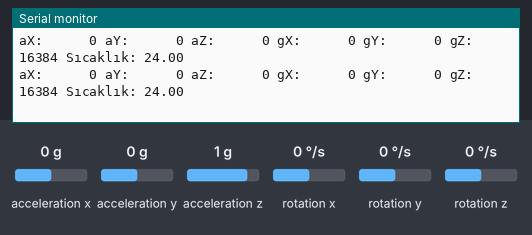
Recording of a sketch running on a simulated Arduino Uno, built with avr-gcc and run on an emulated ATmega328P. Shown: the last lines printed to the serial monitor. Wiring (inferred from the names in the program): MPU-6050 motion sensor at I2C address 0x68. Inputs (shaded band) come from the test bench; at power-on: acceleration x 0 g, acceleration y 0 g, acceleration z 1 g, rotation x 0 °/s, rotation y 0 °/s, rotation z 0 °/s.

Above: at 1.8 s.
1.9 s: acceleration x set to -1.4 g
At 2.9 s:
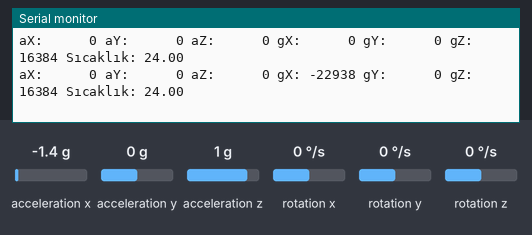
4.5 s: acceleration y set to -1.4 g
At 5.9 s:
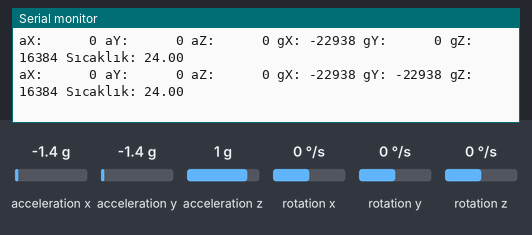
7.6 s: acceleration z set to -1.4 g
At 9.0 s:
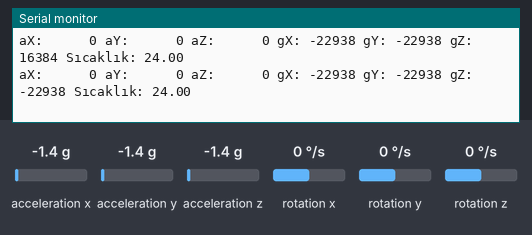
10.7 s: rotation x set to -192 °/s
At 11.8 s:
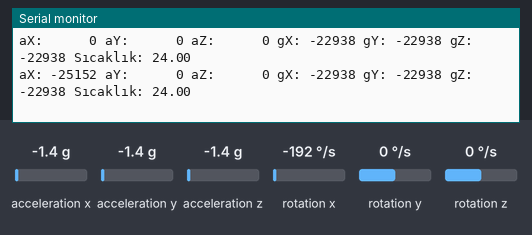
13.7 s: rotation y set to -192 °/s
At 15.1 s:
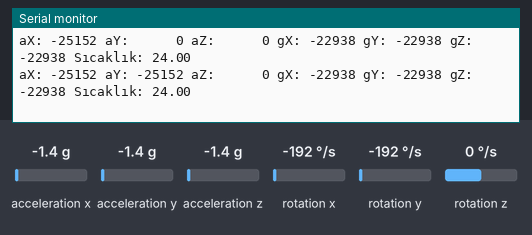
16.8 s: rotation z set to -192 °/s
At 17.8 s:
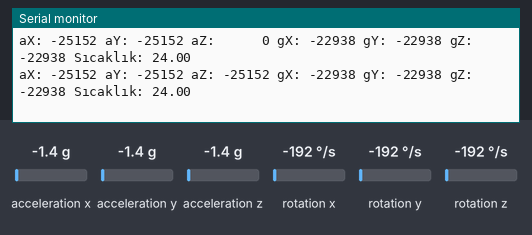

The sketch:

gyroscope_accelometer.ino
```cpp
// Bu kütüphane I2C Haberleşmesine izin veriyor.
#include <Wire.h>

// MPU-6050'nin I2C adresi
const int MPU_ADDR = 0x68;
// AD0 pini;
// I2C adresi LOW ve HIGH durumuna göre değişir
// LOW ---- > 0X68 HIGH ----> 0X69


// İvmeölçer için değişken raw datası
int16_t accelerometer_x, accelerometer_y, accelerometer_z;

// Jiroskop için değişken raw datası
int16_t gyro_x, gyro_y, gyro_z;

// Sıcaklık için değişken datası
int16_t temperature;

char tmp_str[7]; // temporary variable used in convert function

// 16 bitlik int tipindeki değişkeni string olarak döndüren fonksiyon
char* convert_int16_to_str(int16_t i)
{
  sprintf(tmp_str, "%6d", i);
  return tmp_str;
}
void setup() {
  Serial.begin(9600);
  Wire.begin();
  // I2C slave cihazına aktarım başlar (GY-521 board)
  Wire.beginTransmission(MPU_ADDR);
  // PWR_MGMT_1 register
  Wire.write(0x6B);
  // 0 olarak set eder MPU-6050'yi uyandırır
  Wire.write(0);
  Wire.endTransmission(true);
}

void loop() {
  Wire.beginTransmission(MPU_ADDR);
  Wire.write(0x3B);
  Wire.endTransmission(false);
  // 7*2 = 14 registar'a istek yapılır
  Wire.requestFrom(MPU_ADDR, 7*2, true);

  // "Wire.read() << 8 | Wire.read();"
  // Anlamı 2 register aynı değişkende okuma ve depolama yapılır

  // Registerlar okunur: 0x3B (ACCEL_XOUT_H) ve 0x3C (ACCEL_XOUT_L)
  accelerometer_x = Wire.read()<<8 | Wire.read();
  // Registerlar okunur: 0x3D (ACCEL_YOUT_H) ve 0x3E (ACCEL_YOUT_L)
  accelerometer_y = Wire.read()<<8 | Wire.read();
  // Registerlar okunur: 0x3F(ACCEL_ZOUT_H) ve 0x40 (ACCEL_ZOUT_L)
  accelerometer_z = Wire.read()<<8 | Wire.read();

  // Registerlar okunur: 0x41 (TEMP_OUT_H) ve 0x42 (TEMP_OUT_L)
  temperature = Wire.read()<<8 | Wire.read();

  // Registerlar okunur: 0x43 (GYRO_XOUT_H) ve 0x44 (GYRO_XOUT_L)
  gyro_x = Wire.read()<<8 | Wire.read();
  // Registerlar okunur: 0x43 (GYRO_XOUT_H) ve 0x46 (GYRO_YOUT_L)
  gyro_y = Wire.read()<<8 | Wire.read();
  // Registerlar okunur: 0x43 (GYRO_XOUT_H) ve 0x46 (GYRO_ZOUT_L)
  gyro_z = Wire.read()<<8 | Wire.read();

  // Dataların ekrana bastırılması
  // İvmeölçer datalarının bastırılması
  Serial.print("aX: ");
  Serial.print(convert_int16_to_str(gyro_x));
  Serial.print(" aY: ");
  Serial.print(convert_int16_to_str(gyro_y));
  Serial.print(" aZ: ");
  Serial.print(convert_int16_to_str(gyro_z));


  // Jiroskop datalarının bastırılması
  Serial.print(" gX: ");
  Serial.print(convert_int16_to_str(accelerometer_x));
  Serial.print(" gY: ");
  Serial.print(convert_int16_to_str(accelerometer_y));
  Serial.print(" gZ: ");
  Serial.print(convert_int16_to_str(accelerometer_z));

  // Sıcaklık datasının bastırılması
  Serial.print(" Sıcaklık: ");
  Serial.print(temperature/340.00+36.53);

  Serial.println();

  // delay
  delay(1000);
}
```

Measured:
- after the input at 1.9 s, the serial monitor: prints a new line after 0.15 s (image 1)
- after the input at 4.5 s, the serial monitor: prints a new line after 0.62 s (image 2)
- after the input at 7.6 s, the serial monitor: prints a new line after 0.58 s (image 3)
- after the input at 10.7 s, the serial monitor: prints a new line after 0.55 s (image 4)
- after the input at 13.7 s, the serial monitor: prints a new line after 0.62 s (image 5)
- after the input at 16.8 s, the serial monitor: prints a new line after 0.59 s (image 6)
